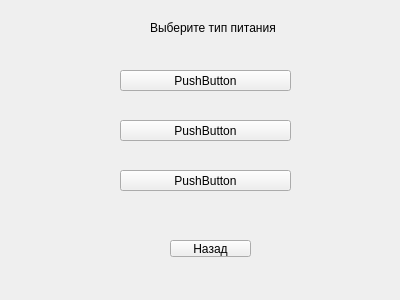
<?xml version="1.0" encoding="UTF-8"?>
<ui version="4.0">
 <class>Form</class>
 <widget class="QWidget" name="Form">
  <property name="geometry">
   <rect>
    <x>0</x>
    <y>0</y>
    <width>400</width>
    <height>300</height>
   </rect>
  </property>
  <property name="windowTitle">
   <string>Form</string>
  </property>
  <widget class="QPushButton" name="pushButton">
   <property name="geometry">
    <rect>
     <x>120</x>
     <y>70</y>
     <width>171</width>
     <height>21</height>
    </rect>
   </property>
   <property name="text">
    <string>PushButton</string>
   </property>
  </widget>
  <widget class="QPushButton" name="pushButton_2">
   <property name="geometry">
    <rect>
     <x>120</x>
     <y>120</y>
     <width>171</width>
     <height>21</height>
    </rect>
   </property>
   <property name="text">
    <string>PushButton</string>
   </property>
  </widget>
  <widget class="QPushButton" name="pushButton_3">
   <property name="geometry">
    <rect>
     <x>120</x>
     <y>170</y>
     <width>171</width>
     <height>21</height>
    </rect>
   </property>
   <property name="text">
    <string>PushButton</string>
   </property>
  </widget>
  <widget class="QPushButton" name="pushButton_4">
   <property name="geometry">
    <rect>
     <x>170</x>
     <y>240</y>
     <width>81</width>
     <height>17</height>
    </rect>
   </property>
   <property name="text">
    <string>Назад</string>
   </property>
  </widget>
  <widget class="QLabel" name="label">
   <property name="geometry">
    <rect>
     <x>150</x>
     <y>20</y>
     <width>211</width>
     <height>16</height>
    </rect>
   </property>
   <property name="text">
    <string>Выберите тип питания</string>
   </property>
  </widget>
 </widget>
 <resources/>
 <connections/>
</ui>
